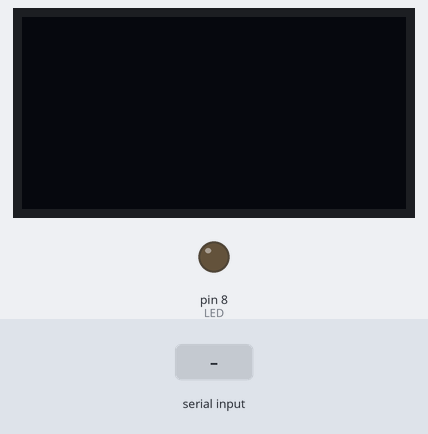
The sketch below on a simulated Arduino Uno, built with avr-gcc and run on an emulated ATmega328P. On the bench: 128×64 one-colour display, output pins drawn as LEDs (lit = HIGH). The test bench sets the inputs (shaded band). What the sketch prints to the serial monitor is not drawn.

Above: at 1.8 s.
1.9 s: "turn on" received over the second serial link
At 4.5 s:
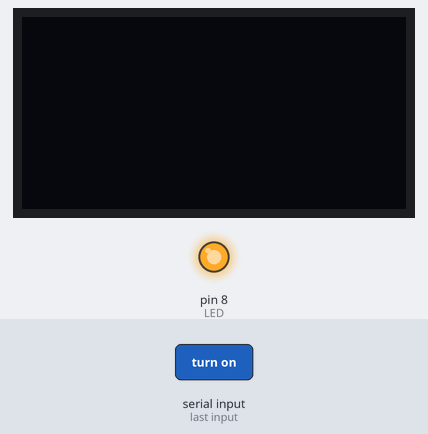
5.0 s: "turn off" received over the second serial link
At 7.1 s:
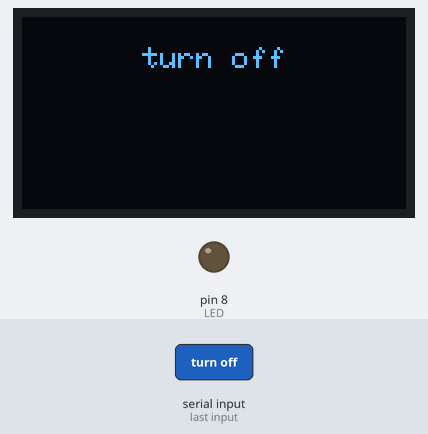
8.1 s: "turn on" received over the second serial link
At 10.2 s:
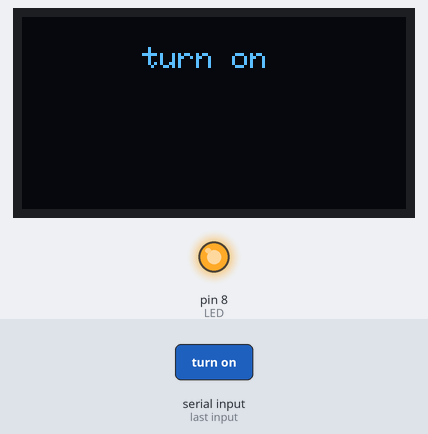
11.2 s: "1" received over the second serial link
At 13.3 s:
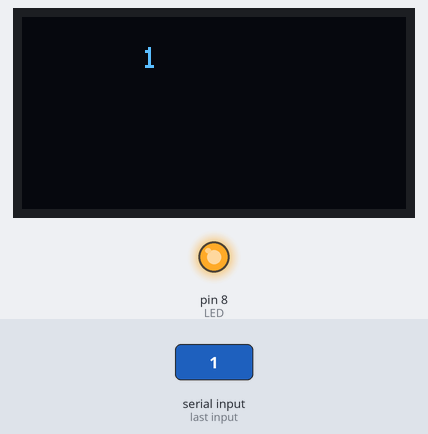
14.3 s: "turn off" received over the second serial link
At 16.4 s:
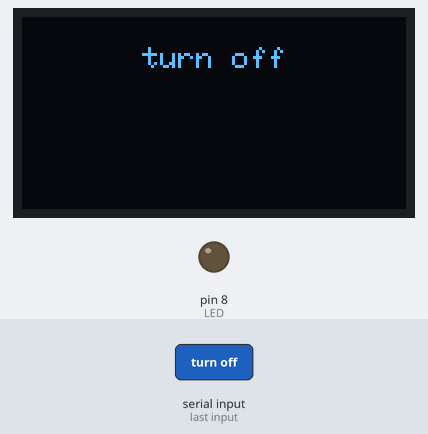
17.4 s: "turn off" received over the second serial link
Timing chart, 0 to 20.4 s (numbered marks = the images above; inputs shaded):
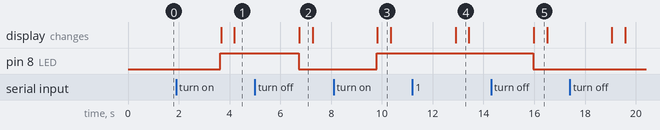

Measured:
- after the input at 1.9 s, pin 8 (LED): LOW → HIGH after 1.7 s; the display: first changes after 1.8 s (image 1 shows a later state)
- after the input at 5.0 s, pin 8 (LED): HIGH → LOW after 1.7 s; the display: changes after 1.7 s (image 2)
- after the input at 8.1 s, pin 8 (LED): LOW → HIGH after 1.7 s; the display: changes after 1.7 s (image 3)
- after the input at 11.2 s, the display: changes after 1.7 s (image 4)
- after the input at 14.3 s, pin 8 (LED): HIGH → LOW after 1.7 s; the display: changes after 1.7 s (image 5)
- what the display in image 2 shows lasts 0.6 s, from 6.7 s to 7.3 s

The sketch:

bluetooth.ino
```cpp
#include <Wire.h>
#include <Adafruit_GFX.h>
#include <Adafruit_SSD1306.h>
#include <SoftwareSerial.h>
String value="";
int TX=7;
int RX=6;
int LED=8;

SoftwareSerial blue(TX,RX);

#define OLED_RESET     4 // Reset pin # (or -1 if sharing Arduino reset pin)
Adafruit_SSD1306 display(OLED_RESET);
 void setup()
 {
 Wire.begin();
 display.begin(SSD1306_SWITCHCAPVCC,0x3C);
 blue.begin(9600);
 Serial.begin(9600);
 pinMode(LED,OUTPUT);
 }

 void loop()
 {
  display.clearDisplay();
  display.setCursor(40 ,10);
  display.setTextSize(1);
  display.setTextColor(WHITE);
  if(blue.available()>0)
  {
    value=blue.readString();
    display.print(value);
    Serial.print(value);
    delay(500);
    if(value.equalsIgnoreCase("turn on"))
    {
      digitalWrite(LED,HIGH);
      Serial.println("Done");
    }
    else if(value.equalsIgnoreCase("turn off"))
    digitalWrite(LED,LOW);
  }
  display.display();//for updating
  delay(500);
 }
```
